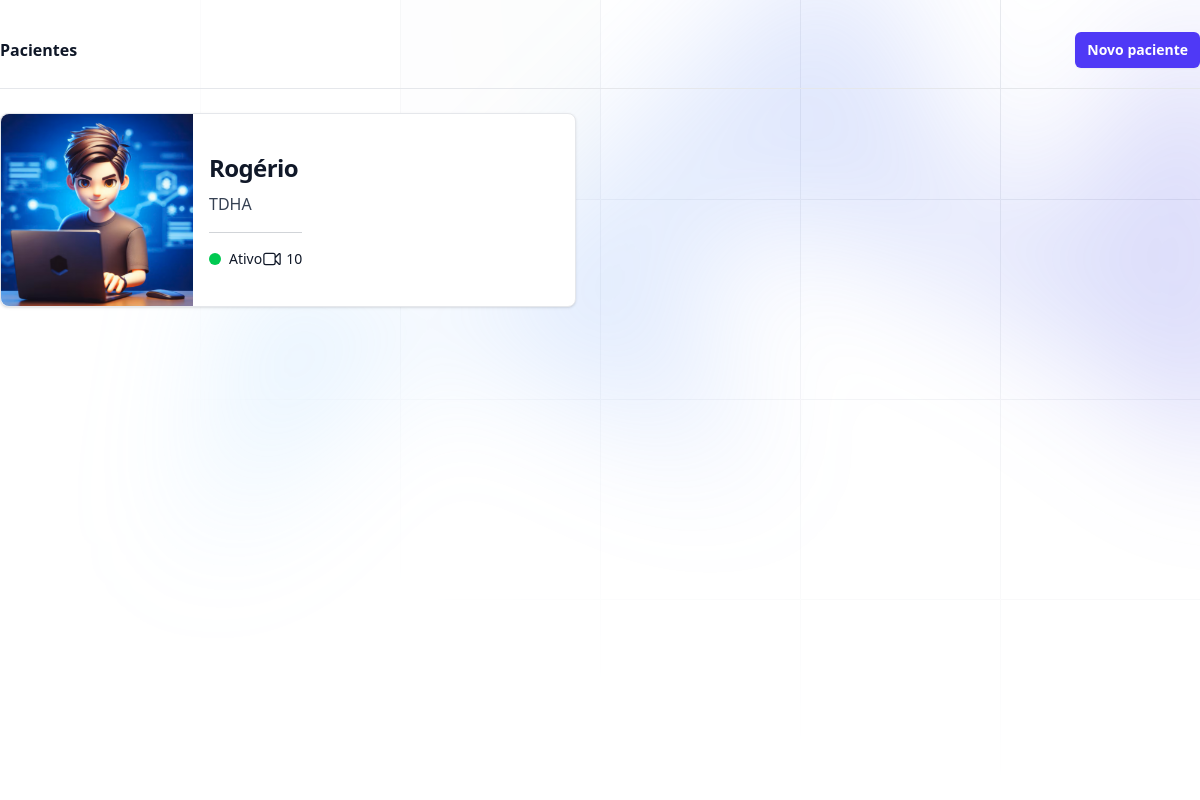
The page /usuarios/pacientes/ on the database as committed earlier.
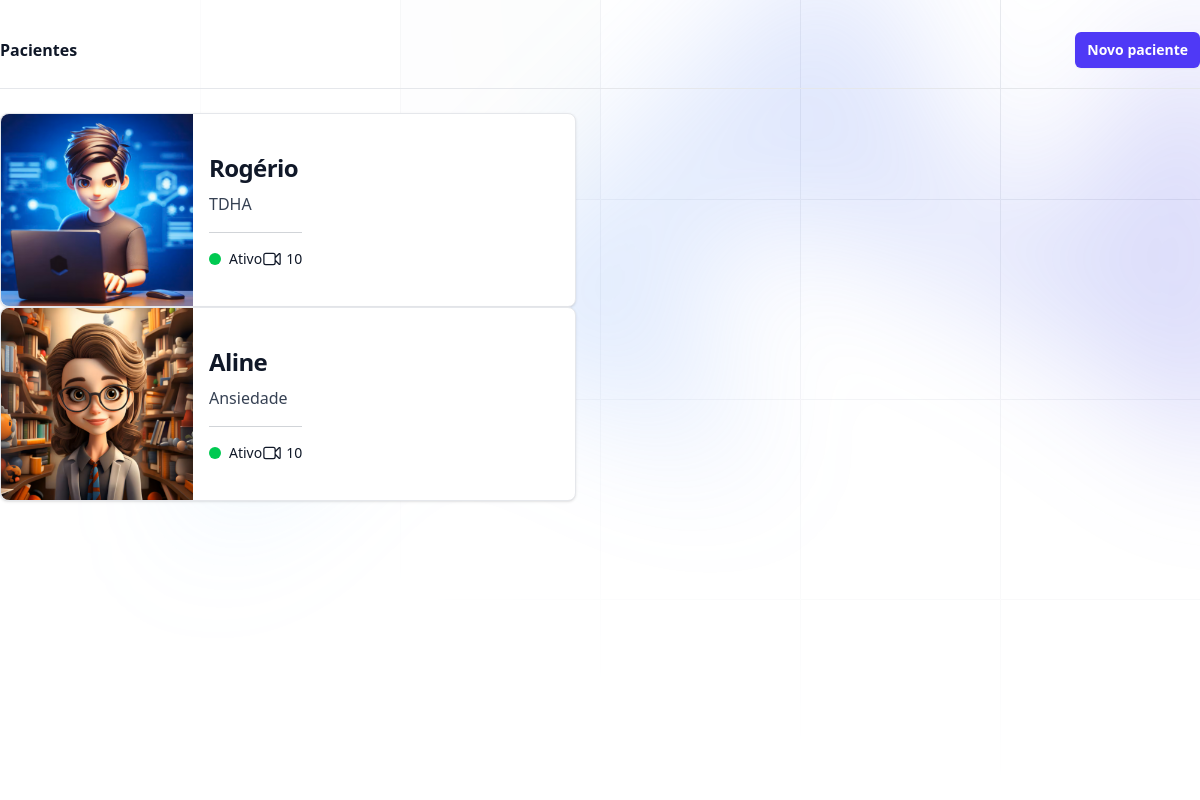
The same page on the database as committed later.
### usuarios/models.py (models this page shows, shortened)
class Pacientes(models.Model):
    nome = models.CharField(max_length=64)
    descricao = models.TextField()
    foto = models.ImageField(upload_to='fotos')
    ativo = models.BooleanField(default=True)
    telefone = models.CharField(max_length=15, null=True, blank=True)

### usuarios/views.py (the view, shortened to what this page needs)
# urls.py: path('pacientes/', views.pacientes, name='pacientes'),
def pacientes(request):
    if request.method == 'GET':
        pacientes = Pacientes.objects.all()
        return render(request, 'pacientes.html', {'pacientes': pacientes})

### usuarios/templates/pacientes.html (shortened to what this page needs)
{% extends "base.html" %}
{% block 'body' %}
    <div class="relative isolate overflow-hidden bg-white min-h-screen">
        <div aria-hidden="true"
             class="absolute top-10 left-[calc(50%-4rem)] -z-10 transform-gpu blur-3xl sm:left-[calc(50%-18rem)] lg:top-[calc(50%-30rem)] lg:left-48 xl:left-[calc(50%-24rem)]">
            <div style="clip-path: polygon(73.6% 51.7%, 91.7% 11.8%, 100% 46.4%, 97.4% 82.2%, 92.5% 84.9%, 75.7% 64%, 55.3% 47.5%, 46.5% 49.4%, 45% 62.9%, 50.3% 87.2%, 21.3% 64.1%, 0.1% 100%, 5.4% 51.1%, 21.4% 63.9%, 58.9% 0.2%, 73.6% 51.7%)"
                 class="aspect-1108/632 w-277 bg-linear-to-r from-[#80caff] to-[#4f46e5] opacity-20"></div>
        </div>
        <div class="max-w-7xl mt-8 mx-auto">
            <div class="border-b border-gray-200 pb-5 sm:flex sm:items-center sm:justify-between">
                <h3 class="text-base font-semibold text-gray-900">Pacientes</h3>
                <div class="mt-3 sm:mt-0 sm:ml-4">
                    <button data-dialog-target="sign-in-modal"
                            type="button"
                            class="inline-flex cursor-pointer items-center rounded-md bg-indigo-600 px-3 py-2 text-sm font-semibold text-white shadow-xs hover:bg-indigo-500 focus-visible:outline-2 focus-visible:outline-offset-2 focus-visible:outline-indigo-600">
                        Novo paciente
                    </button>
                </div>
            </div>
            <div class="mt-6">
                {% for paciente in pacientes %}
                    <a href="{% url 'consultas' paciente.id %}"
                        class="flex flex-col items-center bg-white border border-gray-200 rounded-lg shadow-sm md:flex-row md:max-w-xl">
                        <img class="object-cover w-full rounded-t-lg h-96 md:h-auto md:w-48 md:rounded-none md:rounded-s-lg"
                                src="{{paciente.foto.url}}"
                                alt="">
                        <div class="flex flex-col p-4 leading-normal gap-2">
                            <h5 class="text-2xl font-bold tracking-tight text-gray-900">{{paciente.nome}}</h5>
                            <p class="font-normal text-gray-700">{{paciente.descricao}}</p>
                            <hr class="border-slate-800/20 my-2 w-full">
                            <div class="flex items-center justify-between text-sm font-medium text-gray-900">
                                <div class="flex items-center">
                                    <svg viewBox="0 0 6 6"
                                            aria-hidden="true"
                                            class="w-3 h-3 mr-2 fill-green-500">
                                        <circle r="3" cx="3" cy="3" />
                                    </svg>
                                    Ativo
                                </div>
                                <div class="flex items-center">
                                    10
                                </div>
                            </div>
                        </div>
                    </a>
                {% endfor %}
            </div>
        </div>
    </div>
{% endblock 'body' %}

### templates/base.html (shortened to what this page needs)
<!DOCTYPE html>
<html>
    <head>
        <script src="https://cdn.jsdelivr.net/npm/@tailwindcss/browser@4"></script>
    </head>
    <body class="bg-slate-100/40">
        {% block 'body' %}
        {% endblock 'body' %}
    </body>
</html>

Rows that differ between the two databases and show on the page:
added Pacientes: foto (picture), nome "Aline", descricao "Ansiedade"
